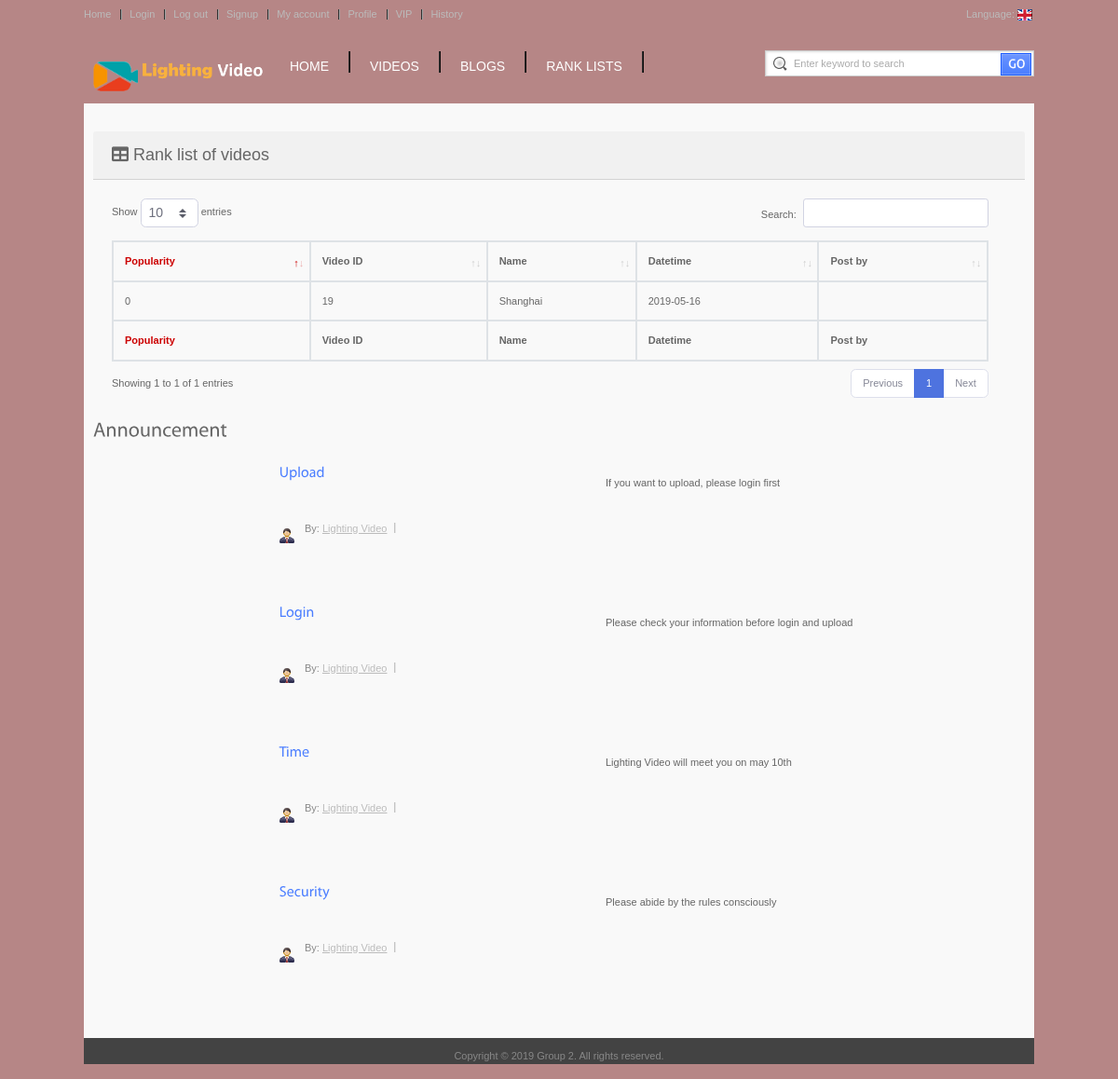
Page /index/index.php (signed in) on the committed database.
### tables this page shows
CREATE TABLE `videos` (
  `vd_id` int(20) NOT NULL,
  `vd_name` varchar(30) NOT NULL,
  `vd_content` text NOT NULL,
  `vd_date` date NOT NULL,
  `vd_file` text NOT NULL,
  `vd_popularity` int(99) DEFAULT NULL
);

CREATE TABLE `announcements` (
  `an_id` int(20) NOT NULL,
  `an_name` varchar(30) NOT NULL,
  `an_contents` varchar(9999) NOT NULL
);

### index/annoucements.php (the view, shortened to what this page needs)
<?php
$query = "SELECT * ";
$query .= "FROM announcements";
$result = mysqli_query($connection, $query);
?>
<div class="recent_videos">
    <h1>Announcement</h1>
    <?php
    while ($row = mysqli_fetch_array($result)) {
        echo "
        <ul class='display'>
        <li>
        <div class='bigsec'>
        <h4>
        <p class='colr'>" . $row["an_name"] . "</p>";
        echo "</h4>
        <p class='txt'>" . $row["an_contents"] . "</p>
        <div class='clear'></div>
        <div class='postedby'>
        <p class='postbytxt'>By: <a href='#'>Lighting Video</a></p>
        </div>
        </div></li></ul> ";
    }
    ?>
</div>

### includes/table_videos_rank_list.php (shortened to what this page needs)
<div style="margin-top: 20px;">
  <div class="card-header" style="font-size: 18px;">
    <i class="fas fa-table"></i>
    Rank list of videos</div>
  <div class="card-body">
    <div class="table-responsive">
      <div style="width:98%;">
        <table class="table table-bordered" id="dataTable" width="100%" cellspacing="0">
          <?php
           $queryr  = 'SELECT * ';
           $queryr .= 'FROM videos ';
           $queryr .= 'ORDER BY vd_popularity DESC';
           $resultr = mysqli_query($connection, $queryr);
           ?>
          <thead>
            <tr>
              <th style="color: #cc0000;font-weight: 900;">Popularity</th>
              <th>Video ID</th>
              <th>Name</th>
              <th>Datetime</th>
              <th>Post by</th>
            </tr>
          </thead>
          <tfoot>
            <tr>
              <th style="color: #cc0000;font-weight: 900;">Popularity</th>
              <th>Video ID</th>
              <th>Name</th>
              <th>Datetime</th>
              <th>Post by</th>
            </tr>
          </tfoot>
          <tbody>
            <?php
             while ($row = mysqli_fetch_array($resultr)) {
               echo "<tr>";
               echo "<td>" . $row["vd_popularity"] . "</td>";
               echo "<td>" . $row["vd_id"] . "</td>";
               echo "<td>" . $row["vd_name"] . "</td>";
               echo "<td>" . $row["vd_date"] . "</td>";
               echo "<td>" . $row["ac_id"] . "</td>";
               echo "</tr>";
             }
             ?>
          </tbody>
        </table>
      </div>
    </div>
  </div>
</div>

### css/style.css (style rules this page uses)
* { padding: 0px; margin: 0px; }
body { min-height: 1000px; background-color:#4e3d3d; font-family: Verdana, Geneva, sans-serif; font-size: 11px; color: #666; }
a { text-decoration: none; outline: none; color: #666; }
.colr { color: #4b7eff !important; }
h1 { font-size: 22px; font-weight: normal; }
h4 { font-size: 16px; font-weight: normal; }
p { line-height: 18px; }
.recent_videos { width: 1000px; float: left; margin-bottom: 20px; overflow: hidden; }
.recent_videos ul.display { width: 1000px; float: left; margin-bottom: 20px; list-style: none; }
.recent_videos ul.display li { width: 1000px; float: left; padding: 15px 0px; }
.recent_videos ul.display li .bigsec { width: 800px; float: right; }
ul.display li .bigsec h4 { width: 350px; float: left; padding-bottom: 3px; }
ul.display li p.txt { float: left; padding: 10px 0px 15px 0px; }
ul.display li .postedby { float: left; padding: 0px 0px 0px 27px; background-image: url(../images/man.png); background-repeat: no-repeat; background-position: left; margin-bottom: 7px; color: #888888; }
ul.display li .postedby p.postbytxt { float: left; background-image: url(../images/yourhere.gif); background-position: right; background-repeat: no-repeat; padding-right: 10px; margin-right: 10px; color: #888888; }
ul.display li .postedby a { color: #bbbbbb; text-decoration: underline; }

### css/jason_lv.css (style rules this page uses)
body { background-color: #b68686 !important; }

### css/button.css (style rules this page uses)
.table { width: 100%; }

### rows in the picture
videos: vd_popularity "0", vd_id "19", vd_name "Shanghai", vd_date "2019-05-16"
announcements: an_contents "If you want to upload, please login first"
announcements: an_contents "Please check your information before login and upload"
announcements: an_contents "Lighting Video will meet you on may 10th"
announcements: an_contents "Please abide by the rules consciously"
